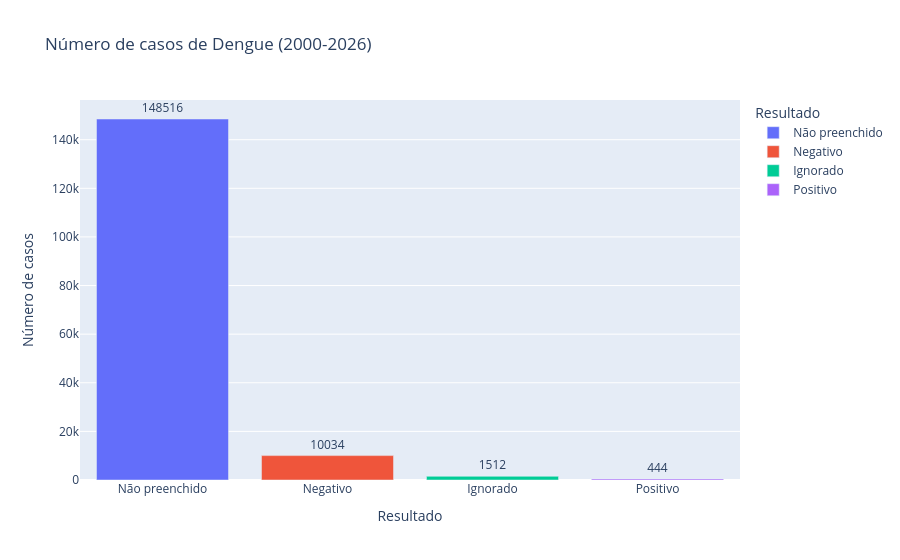

Notebook code for this chart:
### Code cell
# Contagem dos resultados
dengue_counts = (
    classi_fin["DENGUE"]
    .value_counts()
    .reset_index()
)

dengue_counts.columns = ["Resultado", "Contagem"]

fig = px.bar(
    dengue_counts,
    x="Resultado",
    y="Contagem",
    text="Contagem",
    title="Número de casos de Dengue (2000-2026)",
    labels={
        "Contagem": "Número de casos",
        "Resultado": "Resultado"
    },
    color="Resultado"
)

fig.update_traces(textposition="outside")

fig.show()

### Figure 1 — Plotly figure (JSON) as saved in the notebook; plotly's stock layout.template omitted (floating-point values rounded to 4 significant figures)
{"data": [{"hovertemplate": "Resultado=%{x}<br>Número de casos=%{text}<extra></extra>", "legendgroup": "Não preenchido", "marker": {"color": "#636efa", "pattern": {"shape": ""}}, "name": "Não preenchido", "orientation": "v", "showlegend": true, "text": [148500.0], "textposition": "outside", "type": "bar", "x": ["Não preenchido"], "xaxis": "x", "y": [148516], "yaxis": "y"}, {"hovertemplate": "Resultado=%{x}<br>Número de casos=%{text}<extra></extra>", "legendgroup": "Negativo", "marker": {"color": "#EF553B", "pattern": {"shape": ""}}, "name": "Negativo", "orientation": "v", "showlegend": true, "text": [10030.0], "textposition": "outside", "type": "bar", "x": ["Negativo"], "xaxis": "x", "y": [10034], "yaxis": "y"}, {"hovertemplate": "Resultado=%{x}<br>Número de casos=%{text}<extra></extra>", "legendgroup": "Ignorado", "marker": {"color": "#00cc96", "pattern": {"shape": ""}}, "name": "Ignorado", "orientation": "v", "showlegend": true, "text": [1512.0], "textposition": "outside", "type": "bar", "x": ["Ignorado"], "xaxis": "x", "y": [1512], "yaxis": "y"}, {"hovertemplate": "Resultado=%{x}<br>Número de casos=%{text}<extra></extra>", "legendgroup": "Positivo", "marker": {"color": "#ab63fa", "pattern": {"shape": ""}}, "name": "Positivo", "orientation": "v", "showlegend": true, "text": [444.0], "textposition": "outside", "type": "bar", "x": ["Positivo"], "xaxis": "x", "y": [444], "yaxis": "y"}], "layout": {"barmode": "relative", "legend": {"title": {"text": "Resultado"}, "tracegroupgap": 0}, "title": {"text": "Número de casos de Dengue (2000-2026)"}, "xaxis": {"anchor": "y", "categoryarray": ["Não preenchido", "Negativo", "Ignorado", "Positivo"], "categoryorder": "array", "domain": [0, 1], "title": {"text": "Resultado"}}, "yaxis": {"anchor": "x", "domain": [0, 1], "title": {"text": "Número de casos"}}}}
